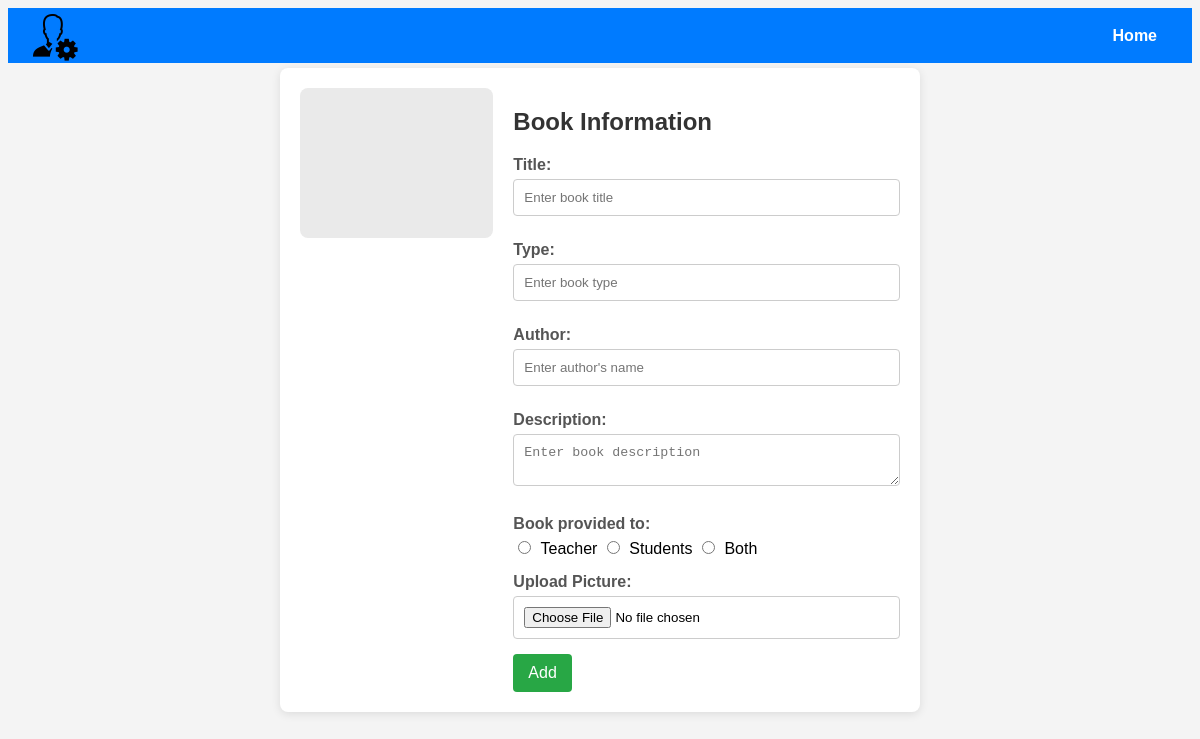
The page /book/9/update on the database as committed earlier.
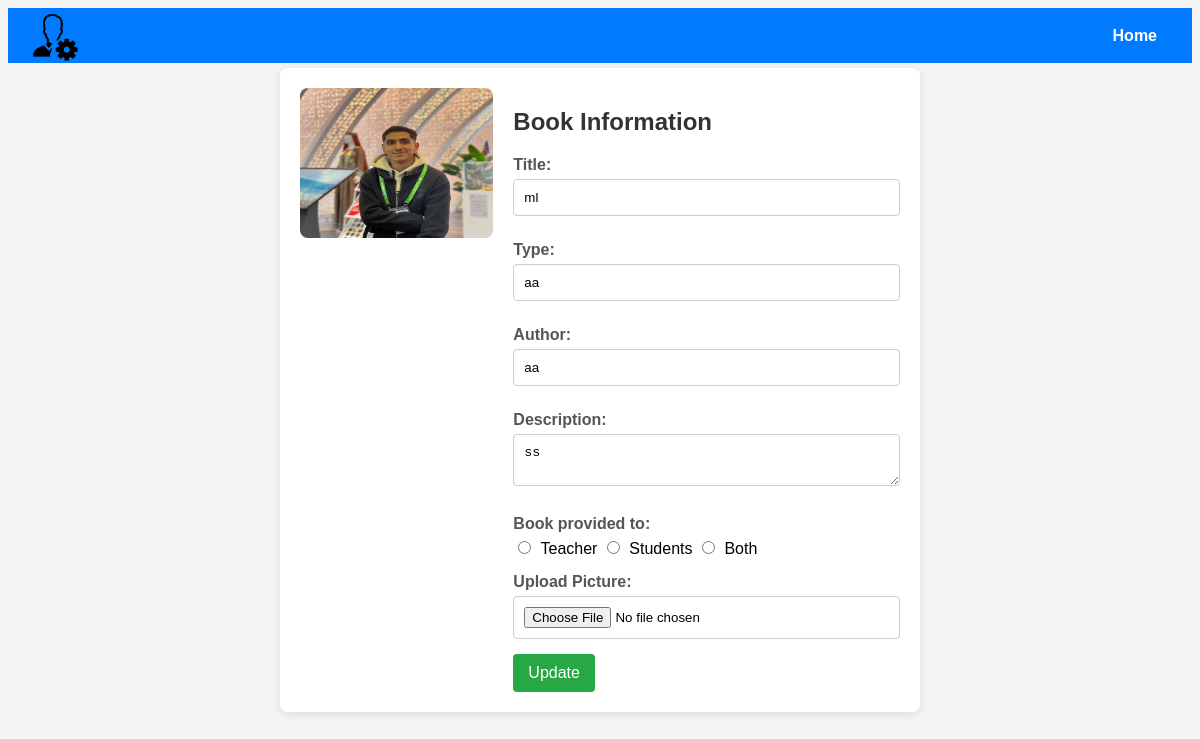
The same page on the database as committed later.
### library/models.py (models this page shows, shortened)
class Book(db.Model):
    id = db.Column(db.Integer(), primary_key=True )
    title = db.Column(db.String(length=30), nullable=False)
    author = db.Column(db.String(length=30), nullable=False)
    type = db.Column(db.String(length=30), nullable=False)
    description = db.Column(db.String(length=80), nullable=False)
    image_path = db.Column(db.String(200))

### library/routes.py (the view, shortened to what this page needs)
@app.route('/book/<int:id>/update', methods=['GET', 'POST'])
def update_book(id):
    book = Book.query.filter_by(id=id).first()
    return render_template('addBook.html', book=book)

### library/template/addBook.html (shortened to what this page needs)
<!DOCTYPE html>
<html lang="en">
<head>
    <Link rel="stylesheet" href="{{ url_for('static', filename='addBook.css') }}" >
</head>
<body>
    <div class="header">
        <img src="../static/images/adminicon.jpg" alt="Logo">
        <a href="{{ url_for('Admin_page') }}">Home</a>
    </div>
    <form method="POST" action="{{ url_for('update_book', id=book.id) if book else url_for('Add_book_page') }}" enctype="multipart/form-data">
        <div class="container">
            {% if book and book.image_path %}
            <div class="picture" id="picture">
                <img src="{{ url_for('static', filename='uploads/' + book.image_path) }}" alt="Current Book Cover" style="max-width: 200px;">
            </div>
            {% else %}
            <div class="picture" id="picture"></div>
            {% endif %}
            <div class="info">
                <h2>Book Information</h2>
                <label for="title" class="bookinfo">Title:</label>
                <input type="text" name="title" class="bookinput" id="title"
                       value="{{ book.title if book else '' }}" placeholder="Enter book title"><br>
                <label for="type" class="bookinfo">Type:</label>
                <input type="text" name="type" class="bookinput" id="type"
                       value="{{ book.type if book else '' }}" placeholder="Enter book type"><br>
                <label for="author" class="bookinfo">Author:</label>
                <input type="text" name="author" class="bookinput" id="author"
                       value="{{ book.author if book else '' }}" placeholder="Enter author's name"><br>
                <label for="description" class="bookinfo">Description:</label>
                <textarea class="bookinput" name="description" id="description"
                          placeholder="Enter book description">{{ book.description if book else '' }}</textarea><br>
                <label class="bookinfo">Book provided to:</label>
                <div class="radio-group">
                    <input type="radio" name="providedTo" id="teacher" value="Teacher" >
                    <label for="teacher">Teacher</label>
                    <input type="radio" name="providedTo" id="students" value="Students"
                           {% if book and book.providedTo == 'Students' %}checked{% endif %}>
                    <label for="students">Students</label>
                    <input type="radio" name="providedTo" id="both" value="Both"
                           {% if book and book.providedTo == 'Both' %}checked{% endif %}>
                    <label for="both">Both</label>
                </div>
                <label for="image" class="bookinfo">Upload Picture:</label>
                <input type="file" name="image" class="bookinput" id="image" accept="image/*"><br>
                <button class="add" name="Submit" type="submit" id="addbtn">
                    {{ 'Update' if book else 'Add' }}
                </button>
            </div>
        </div>
    </form>
</body>
</html>

Rows that differ between the two databases and show on the page:
added Book: image_path (picture), title "ml", type "aa", author "aa", description "ss"
Other text that changed with them:
{{ 'Update' if book else 'Add' }}: "Add" → "Update"
